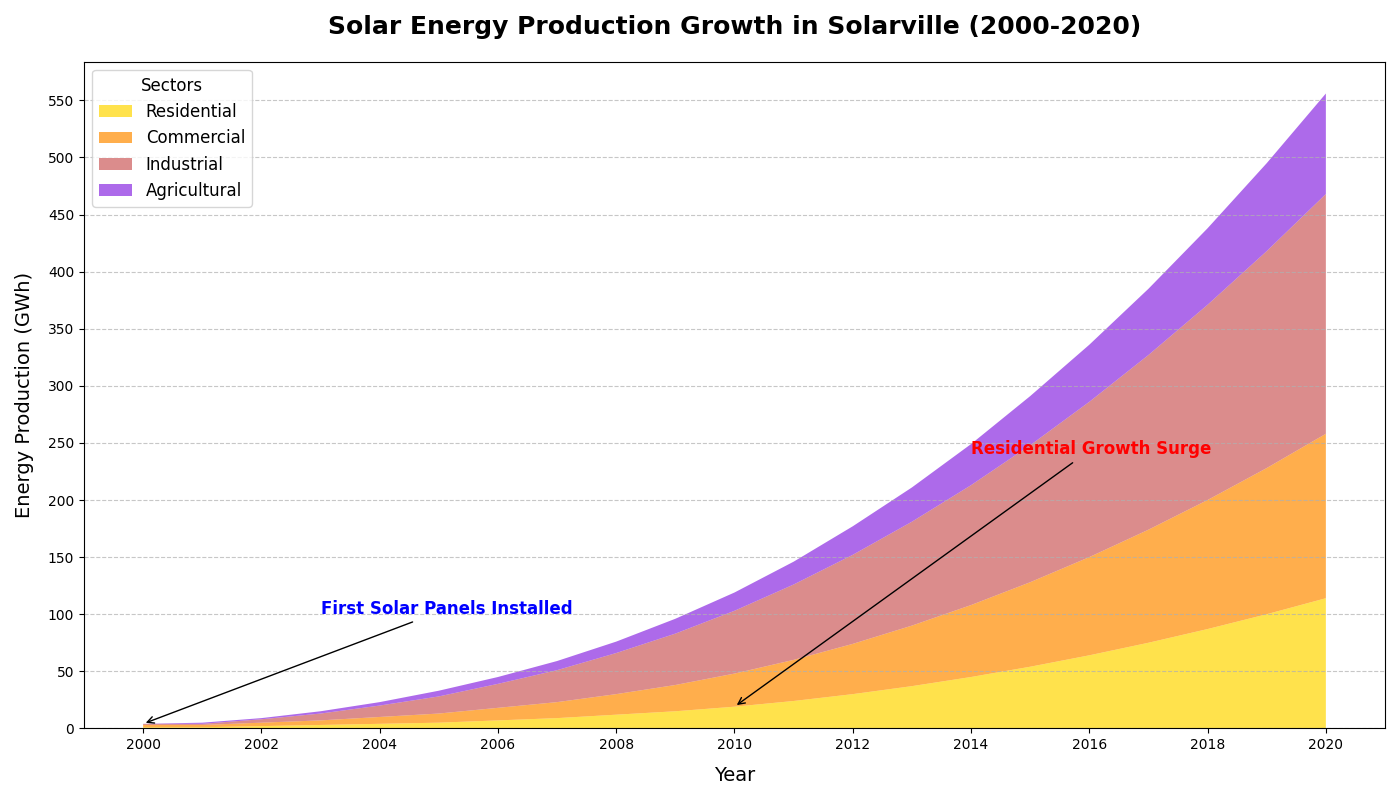

Write the Python code that produced this figure.
import matplotlib.pyplot as plt
import numpy as np

years = np.arange(2000, 2021)

residential_production = np.array([1, 1, 2, 3, 4, 5, 7, 9, 12, 15, 19, 24, 30, 37, 45, 54, 64, 75, 87, 100, 114])
commercial_production = np.array([2, 2, 3, 4, 6, 8, 11, 14, 18, 23, 29, 36, 44, 53, 63, 74, 86, 99, 113, 128, 144])
industrial_production = np.array([1, 1, 3, 6, 10, 15, 21, 28, 36, 45, 55, 66, 78, 91, 105, 120, 136, 153, 171, 190, 210])
agricultural_production = np.array([0, 1, 1, 2, 3, 5, 6, 8, 10, 13, 16, 20, 25, 30, 36, 43, 50, 58, 67, 77, 88])

production_data = np.vstack([residential_production, commercial_production, industrial_production, agricultural_production])

fig, ax = plt.subplots(figsize=(14, 8))

colors = ['#FFD700', '#FF8C00', '#CD5C5C', '#8A2BE2']
labels = ['Residential', 'Commercial', 'Industrial', 'Agricultural']

ax.stackplot(years, production_data, labels=labels, colors=colors, alpha=0.7)

ax.set_title('Solar Energy Production Growth in Solarville (2000-2020)', fontsize=18, fontweight='bold', pad=20)
ax.set_xlabel('Year', fontsize=14, labelpad=10)
ax.set_ylabel('Energy Production (GWh)', fontsize=14, labelpad=10)
ax.set_xticks(years[::2])
ax.set_yticks(np.arange(0, 551, 50))
ax.yaxis.grid(True, linestyle='--', alpha=0.7)

ax.legend(loc='upper left', fontsize=12, title='Sectors', title_fontsize='12')

ax.annotate('First Solar Panels Installed', xy=(2000, 4), xytext=(2003, 100),
            arrowprops=dict(facecolor='black', arrowstyle='->'),
            fontsize=12, color='blue', fontweight='bold')

ax.annotate('Residential Growth Surge', xy=(2010, 19), xytext=(2014, 240),
            arrowprops=dict(facecolor='black', arrowstyle='->'),
            fontsize=12, color='red', fontweight='bold')

plt.tight_layout()
plt.show()
